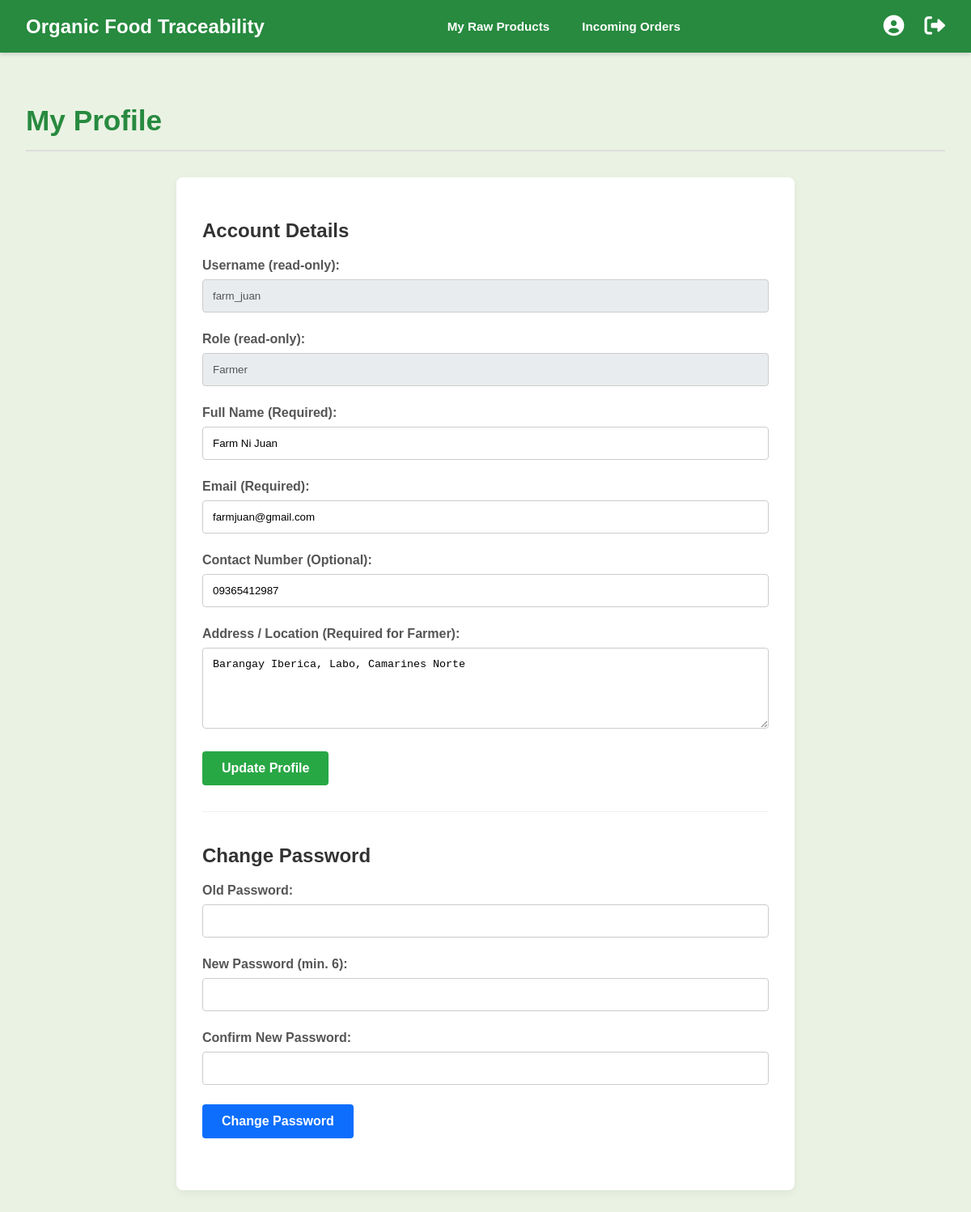
The app's page /profile.php (signed in) with its own data.
### tables this page shows
CREATE TABLE IF NOT EXISTS `users` (
  `UserID` int NOT NULL AUTO_INCREMENT,
  `Username` varchar(100) NOT NULL,
  `PasswordHash` varchar(255) NOT NULL,
  `RoleID` int NOT NULL,
  `FullName` varchar(150) DEFAULT NULL,
  `Email` varchar(150) DEFAULT NULL,
  `ContactNumber` varchar(20) DEFAULT NULL,
  `Address` text,
  `CertificateInfo` varchar(255) DEFAULT NULL,
  `VerificationStatus` varchar(20) NOT NULL DEFAULT 'Pending',
  `VerifiedByAdminID` int DEFAULT NULL,
  `VerificationDate` datetime DEFAULT NULL,
  `DateRegistered` datetime DEFAULT CURRENT_TIMESTAMP,
  PRIMARY KEY (`UserID`),
  UNIQUE KEY `Username` (`Username`),
  UNIQUE KEY `Email` (`Email`),
  KEY `RoleID` (`RoleID`),
  KEY `VerifiedByAdminID` (`VerifiedByAdminID`)
);

### profile.php (the view, shortened to what this page needs)
<?php
include_once 'header_app.php';
$sql_user = "SELECT Username, FullName, Email, ContactNumber, Address FROM Users WHERE UserID = ?";
$stmt_user = $conn->prepare($sql_user);
$user_data = null;
if($stmt_user){
    $stmt_user->bind_param("i", $user_id);
    $stmt_user->execute();
    $result_user = $stmt_user->get_result();
    $user_data = $result_user->fetch_assoc();
}
?>
<div class="page-header"><h1>My Profile</h1></div>
<div class="form-card">
    <div class="profile-section">
        <h2>Account Details</h2>
        <form action="profile.php" method="POST">
            <label for="username">Username (read-only):</label>
            <input type="text" id="username" name="username" value="<?php echo htmlspecialchars($user_data['Username'] ?? ''); ?>" disabled>
            <label for="role">Role (read-only):</label>
            <input type="text" id="role" name="role" value="<?php echo htmlspecialchars($role); ?>" disabled>
            <label for="fullname">Full Name (Required):</label>
            <input type="text" id="fullname" name="fullname" value="<?php echo htmlspecialchars($user_data['FullName'] ?? ''); ?>" required>
            <label for="email">Email (Required):</label>
            <input type="email" id="email" name="email" value="<?php echo htmlspecialchars($user_data['Email'] ?? ''); ?>" required>
            <label for="contact">Contact Number (Optional):</label>
            <input type="text" id="contact" name="contact" value="<?php echo htmlspecialchars($user_data['ContactNumber'] ?? ''); ?>">
            <label for="address">Address / Location (Required for <?php echo htmlspecialchars($role); ?>):</label>
            <textarea id="address" name="address" required placeholder="Enter your full address"><?php echo htmlspecialchars($user_data['Address'] ?? ''); ?></textarea>
            <button type="submit" name="update_profile" class="btn-submit">Update Profile</button>
        </form>
    </div>
    <div class="profile-section">
        <h2>Change Password</h2>
        <form action="change_password.php" method="POST">
            <label for="old_pass">Old Password:</label>
            <input type="password" id="old_pass" name="old_pass" required>
            <label for="new_pass">New Password (min. 6):</label>
            <input type="password" id="new_pass" name="new_pass" required minlength="6">
            <label for="confirm_pass">Confirm New Password:</label>
            <input type="password" id="confirm_pass" name="confirm_pass" required minlength="6">
            <button type="submit" name="change_pwd" class="btn-submit" style="background-color: #0d6efd;">Change Password</button>
        </form>
    </div>
</div>
</div></body>
</html>

### app_style.css (style rules this page uses)
body { font-family:Arial,sans-serif;background-color:#EAF2E3;margin:0;padding:0;color:#333 }
.page-header { display:flex;justify-content:space-between;align-items:center;margin-bottom:2rem;padding-bottom:1rem;border-bottom:2px solid #ddd }
.page-header h1 { font-size:2.2rem;color:#278A3F;margin:0 }
.form-card { background:#fff;padding:2rem;border-radius:8px;box-shadow:0 4px 12px rgba(0,0,0,.05);max-width:900px;margin:1rem auto }
.form-card label { display:block;margin-bottom:.5rem;font-weight:700;color:#555 }
.form-card input[type=text],.form-card input[type=number],.form-card input[type=date],.form-card input[type=file],.form-card select,.form-card textarea { width:100%;padding:.75rem;margin-bottom:1.5rem;border:1px solid #ccc;border-radius:4px;box-sizing:border-box }
.form-card input[disabled] { background-color:#e9ecef;cursor:not-allowed }
.form-card textarea { min-height:100px;resize:vertical }
.btn-submit { background:#28a745;color:#fff;padding:.75rem 1.5rem;border:none;border-radius:4px;font-size:1rem;font-weight:700;cursor:pointer }

### profile.php (style rules this page uses)
.form-card { max-width: 700px; margin: 1rem auto; background-color: #fff; padding: 2rem; border-radius: 8px; box-shadow: 0 4px 12px rgba(0,0,0,0.05); }
.form-card label { display: block; margin-bottom: .5rem; font-weight: bold; }
.form-card input[type="text"], .form-card input[type="email"], .form-card input[type="password"], .form-card textarea { width: 100%; padding: .75rem; margin-bottom: 1.5rem; border: 1px solid #ccc; border-radius: 4px; box-sizing: border-box; }
.form-card input[disabled] { background-color: #e9ecef; cursor: not-allowed; }
.form-card textarea { min-height: 100px; resize: vertical; }
.btn-submit { background-color: #28a745; color: white; padding: .75rem 1.5rem; border: none; border-radius: 4px; font-size: 1rem; font-weight: bold; cursor: pointer; }
.profile-section { margin-bottom: 2.5rem; padding-bottom: 2rem; border-bottom: 1px solid #eee; }
.profile-section:last-child { border-bottom: none; margin-bottom: 0; }

### records on screen
users: username "farm_juan", fullname "Farm Ni Juan", email "farmjuan@gmail.com", contact "09365412987", address "Barangay Iberica, Labo, Camarines Norte"

### other values on screen
$role "Farmer"
